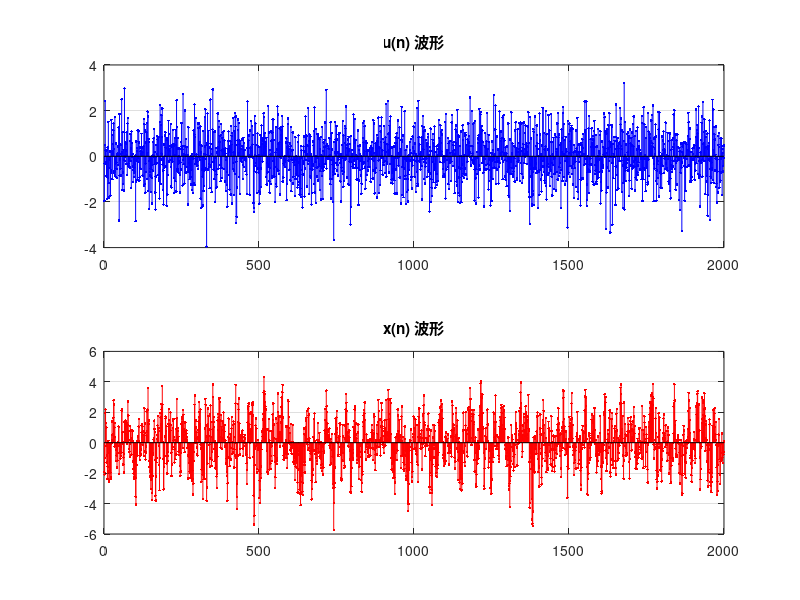

Write the MATLAB code that produced this figure.
% sp_lab_4_2

a = 1;
N = 2000;

u = normrnd(0, a, 1, N);

x = zeros(1, 1998);
x(1) = u(1);
x(2) = 0.9 * x(1) + u(2);

for n = 3:N
    x(n) = 0.9 * x(n - 1) - 0.2 * x(n - 2) + u(n);
end

subplot(2, 1, 1);
stem((1:N), u, '.b');
title('u(n) 波形');
grid on;

subplot(2, 1, 2);
stem((1:N), x, '.r');
title('x(n) 波形');
grid on;
